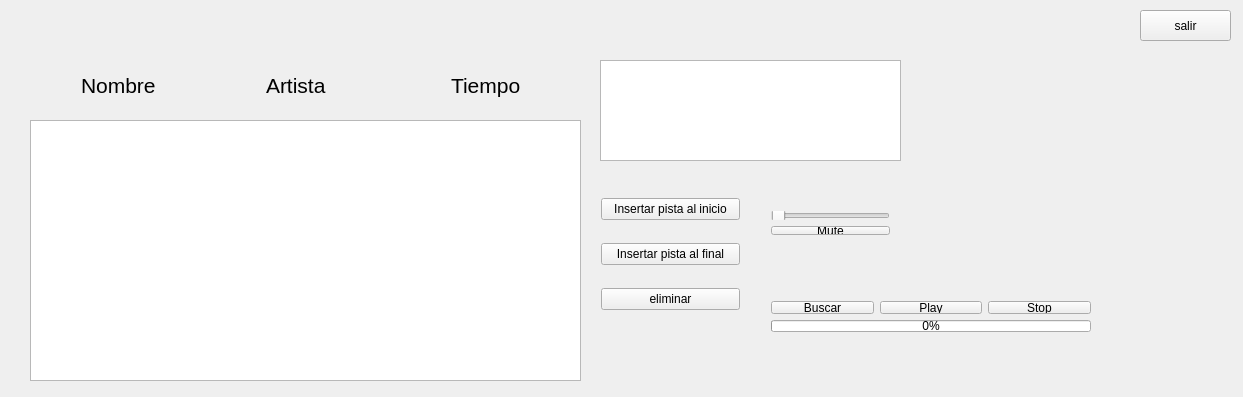
<?xml version="1.0" encoding="UTF-8"?>
<ui version="4.0">
 <class>Widget</class>
 <widget class="QWidget" name="Widget">
  <property name="geometry">
   <rect>
    <x>0</x>
    <y>0</y>
    <width>1243</width>
    <height>397</height>
   </rect>
  </property>
  <property name="windowTitle">
   <string>MediaPlayer</string>
  </property>
  <widget class="QWidget" name="layoutWidget">
   <property name="geometry">
    <rect>
     <x>760</x>
     <y>200</y>
     <width>141</width>
     <height>46</height>
    </rect>
   </property>
   <layout class="QVBoxLayout" name="verticalLayout">
    <item>
     <widget class="QSlider" name="volumen">
      <property name="orientation">
       <enum>Qt::Horizontal</enum>
      </property>
     </widget>
    </item>
    <item>
     <widget class="QPushButton" name="mute">
      <property name="text">
       <string>Mute</string>
      </property>
     </widget>
    </item>
   </layout>
  </widget>
  <widget class="QLabel" name="imagen">
   <property name="geometry">
    <rect>
     <x>950</x>
     <y>180</y>
     <width>111</width>
     <height>101</height>
    </rect>
   </property>
   <property name="text">
    <string/>
   </property>
   <property name="pixmap">
    <pixmap resource="imagen.qrc">:/gato1.jpg</pixmap>
   </property>
   <property name="scaledContents">
    <bool>true</bool>
   </property>
  </widget>
  <widget class="QPushButton" name="quitar">
   <property name="geometry">
    <rect>
     <x>1140</x>
     <y>10</y>
     <width>91</width>
     <height>31</height>
    </rect>
   </property>
   <property name="cursor">
    <cursorShape>PointingHandCursor</cursorShape>
   </property>
   <property name="text">
    <string>salir</string>
   </property>
  </widget>
  <widget class="QWidget" name="layoutWidget">
   <property name="geometry">
    <rect>
     <x>760</x>
     <y>290</y>
     <width>342</width>
     <height>53</height>
    </rect>
   </property>
   <layout class="QVBoxLayout" name="verticalLayout_2">
    <item>
     <layout class="QHBoxLayout" name="horizontalLayout">
      <item>
       <widget class="QPushButton" name="abrir">
        <property name="text">
         <string>Buscar</string>
        </property>
       </widget>
      </item>
      <item>
       <widget class="QPushButton" name="play">
        <property name="text">
         <string>Play</string>
        </property>
       </widget>
      </item>
      <item>
       <widget class="QPushButton" name="stop">
        <property name="text">
         <string>Stop</string>
        </property>
       </widget>
      </item>
     </layout>
    </item>
    <item>
     <widget class="QProgressBar" name="avance">
      <property name="value">
       <number>0</number>
      </property>
      <property name="format">
       <string>%p%</string>
      </property>
     </widget>
    </item>
   </layout>
  </widget>
  <widget class="QWidget" name="layoutWidget">
   <property name="geometry">
    <rect>
     <x>590</x>
     <y>170</y>
     <width>161</width>
     <height>171</height>
    </rect>
   </property>
   <layout class="QVBoxLayout" name="verticalLayout_3">
    <item>
     <widget class="QPushButton" name="Inicio">
      <property name="text">
       <string>Insertar pista al inicio</string>
      </property>
     </widget>
    </item>
    <item>
     <widget class="QPushButton" name="Final">
      <property name="text">
       <string>Insertar pista al ﬁnal</string>
      </property>
     </widget>
    </item>
    <item>
     <widget class="QPushButton" name="Eliminar">
      <property name="text">
       <string>eliminar</string>
      </property>
     </widget>
    </item>
   </layout>
  </widget>
  <widget class="QWidget" name="layoutWidget">
   <property name="geometry">
    <rect>
     <x>20</x>
     <y>60</y>
     <width>571</width>
     <height>51</height>
    </rect>
   </property>
   <layout class="QHBoxLayout" name="horizontalLayout_3">
    <item>
     <widget class="QLabel" name="label_2">
      <property name="font">
       <font>
        <pointsize>16</pointsize>
       </font>
      </property>
      <property name="text">
       <string>Nombre</string>
      </property>
      <property name="textFormat">
       <enum>Qt::AutoText</enum>
      </property>
      <property name="scaledContents">
       <bool>true</bool>
      </property>
      <property name="margin">
       <number>10</number>
      </property>
      <property name="indent">
       <number>50</number>
      </property>
     </widget>
    </item>
    <item>
     <widget class="QLabel" name="label_3">
      <property name="font">
       <font>
        <pointsize>16</pointsize>
       </font>
      </property>
      <property name="text">
       <string>Artista</string>
      </property>
      <property name="textFormat">
       <enum>Qt::AutoText</enum>
      </property>
      <property name="scaledContents">
       <bool>true</bool>
      </property>
      <property name="margin">
       <number>10</number>
      </property>
      <property name="indent">
       <number>50</number>
      </property>
     </widget>
    </item>
    <item>
     <widget class="QLabel" name="label_4">
      <property name="font">
       <font>
        <pointsize>16</pointsize>
       </font>
      </property>
      <property name="text">
       <string>Tiempo</string>
      </property>
      <property name="textFormat">
       <enum>Qt::AutoText</enum>
      </property>
      <property name="scaledContents">
       <bool>true</bool>
      </property>
      <property name="margin">
       <number>10</number>
      </property>
      <property name="indent">
       <number>50</number>
      </property>
     </widget>
    </item>
   </layout>
  </widget>
  <widget class="QListWidget" name="listWidget">
   <property name="geometry">
    <rect>
     <x>30</x>
     <y>120</y>
     <width>551</width>
     <height>261</height>
    </rect>
   </property>
  </widget>
  <widget class="QListView" name="listView">
   <property name="geometry">
    <rect>
     <x>600</x>
     <y>60</y>
     <width>301</width>
     <height>101</height>
    </rect>
   </property>
  </widget>
 </widget>
 <layoutdefault spacing="6" margin="11"/>
 <resources>
  <include location="imagen.qrc"/>
 </resources>
 <connections>
  <connection>
   <sender>quitar</sender>
   <signal>clicked()</signal>
   <receiver>Widget</receiver>
   <slot>close()</slot>
   <hints>
    <hint type="sourcelabel">
     <x>521</x>
     <y>35</y>
    </hint>
    <hint type="destinationlabel">
     <x>490</x>
     <y>123</y>
    </hint>
   </hints>
  </connection>
 </connections>
</ui>
